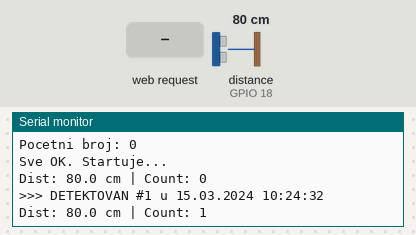
Recording of a sketch running on a simulated ESP32. Shown: the last lines printed to the serial monitor. Wiring (inferred from the names in the program): ultrasonic range finder: trigger GPIO 5; echo GPIO 18. The test bench sets the inputs (shaded band); at power-on: distance to the obstacle (sensor on GPIO 18) 80 cm. The echo pulse lasts 58.3 µs per cm; WiFi joins after 1.5 s; servers stay silent unless stated; uploads are accepted with an empty reply; the local clock reads 2024-03-15 10:24:30 at power-on unless the sketch sets it.

Above: at 4.1 s.
4.2 s: distance to the obstacle (sensor on GPIO 18) set to 299 cm
At 4.64 s:
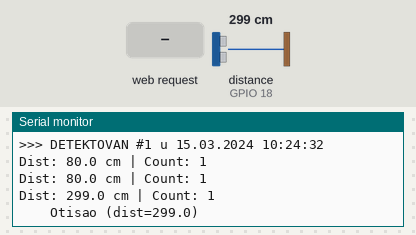
5.9 s: HTTP request GET /reset-count received
At 7.08 s:
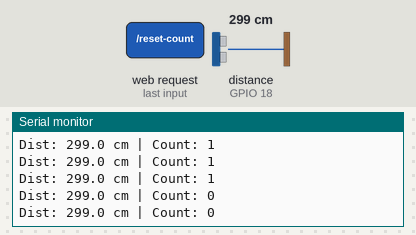
7.4 s: distance to the obstacle (sensor on GPIO 18) set to 2 cm
At 8.0 s:
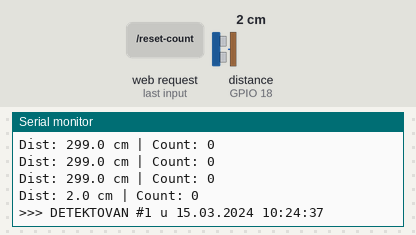
Timing chart, 0 to 10.4 s (numbered marks = the images above; inputs shaded):
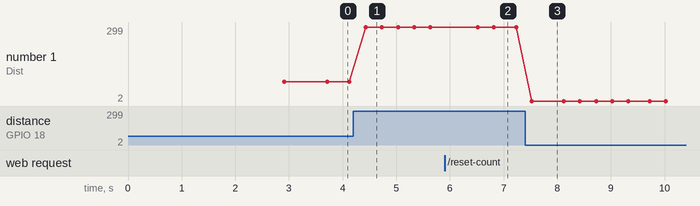

Measured:
- after the input at 4.2 s, the serial monitor: prints a new line after 0.23 s (image 1)
- after the input at 5.9 s, the serial monitor: prints a new line after 0.62 s (image 2)
- after the input at 7.4 s, the serial monitor: prints a new line after 0.12 s (image 3)
- plotted number 1: 80 → 299 after the input at 4.2 s, 299 → 2 after the input at 7.4 s

The sketch:

iot_counter.ino
```cpp
#include <WiFi.h>
#include <HTTPClient.h>
#include <ArduinoJson.h>
#include <WebServer.h>
#include <time.h>

// ================================================================
//  KONFIGURACIJA
// ================================================================
#define WIFI_SSID   ""
#define WIFI_PASS   ""

#define FB  ""

#define TRIG_PIN    5
#define ECHO_PIN    18
#define THRESHOLD   200.0f    // cm - prag detekcije
#define HYSTERESIS  250.0f    // cm - koliko daleko mora da ode pre ponovne detekcije
#define COOLDOWN    140000UL  // ms - min. vreme izmedju detekcija

// ================================================================
//  GLOBALNE PROMENLJIVE
// ================================================================
int           g_count         = 0;
float         g_dist          = -1;
bool          g_inside        = false;
unsigned long g_lastDetect    = 0;
unsigned long g_lastSensor    = 0;
unsigned long g_lastDistWrite = 0;
unsigned long g_lastFlagCheck = 0;
String        g_lastDetTime   = "";
String        g_lastReset     = "";
bool          g_timeSynced    = false;

WebServer server(80);

// ================================================================
//  VREME
// ================================================================
String now() {
    if (!g_timeSynced) return "";
    struct tm t;
    if (!getLocalTime(&t)) return "";
    char b[32];
    strftime(b, sizeof(b), "%d.%m.%Y %H:%M:%S", &t);
    return String(b);
}

// ================================================================
//  ULTRAZVUK
// ================================================================
float readDist() {
    digitalWrite(TRIG_PIN, LOW);  delayMicroseconds(2);
    digitalWrite(TRIG_PIN, HIGH); delayMicroseconds(10);
    digitalWrite(TRIG_PIN, LOW);
    long d = pulseIn(ECHO_PIN, HIGH, 30000);
    return d == 0 ? -1 : (d * 0.0343f) / 2.0f;
}

// ================================================================
//  FIREBASE
// ================================================================
void fbPut(String path, String val) {
    HTTPClient h;
    h.begin(String(FB) + path);
    h.addHeader("Content-Type", "application/json");
    h.PUT(val);
    h.end();
}

void fbPost(String path, String val) {
    HTTPClient h;
    h.begin(String(FB) + path);
    h.addHeader("Content-Type", "application/json");
    h.POST(val);
    h.end();
}

void fbDelete(String path) {
    HTTPClient h;
    h.begin(String(FB) + path);
    h.sendRequest("DELETE");
    h.end();
}

String fbGet(String path) {
    HTTPClient h;
    h.begin(String(FB) + path);
    String r = "";
    if (h.GET() == 200) r = h.getString();
    h.end();
    return r;
}

// ================================================================
//  RESET FLAG
// ================================================================
bool checkResetFlag() {
    String rf = fbGet("/reset_flag.json");
    if (rf == "true") {
        g_count = 0;
        g_lastReset = now();
        g_lastDetect = 0;
        fbPut("/object_count.json", "0");
        fbPut("/last_reset.json", "\"" + g_lastReset + "\"");
        fbDelete("/reset_flag.json");
        Serial.println(">>> RESET: brojac = 0");
        return true;
    }
    return false;
}

// ================================================================
//  SYNC
// ================================================================
void fbSync() {
    fbPut("/distance.json",     String(g_dist, 1));
    fbPut("/object_count.json", String(g_count));
    fbPut("/sensor_near.json",  g_inside ? "true" : "false");
    if (g_lastDetTime != "")
        fbPut("/last_detection.json", "\"" + g_lastDetTime + "\"");
}

// ================================================================
//  WEB SERVER
// ================================================================
void handleRoot() {
    String h = "<!DOCTYPE html><html><head><meta charset='UTF-8'>"
               "<meta http-equiv='refresh' content='2'>"
               "<title>ESP32</title></head><body>"
               "<h2>ESP32 Senzor</h2>"
               "<p>Rastojanje: <b>" + String(g_dist, 1) + " cm</b></p>"
               "<p>Broj: <b>" + String(g_count) + "</b></p>"
               "<p>Status: <b>" + String(g_inside ? "DETEKTOVAN" : "Slobodno") + "</b></p>"
               "<p>Vreme: " + now() + "</p>"
               "</body></html>";
    server.send(200, "text/html; charset=utf-8", h);
}

void handleResetCount() {
    g_count = 0;
    g_lastReset = now();
    g_lastDetect = 0;
    fbPut("/object_count.json", "0");
    fbPut("/last_reset.json", "\"" + g_lastReset + "\"");
    fbDelete("/reset_flag.json");
    server.sendHeader("Location", "/");
    server.send(302, "text/plain", "");
}

void handleResetLog() {
    fbDelete("/detection_log.json");
    server.sendHeader("Location", "/");
    server.send(302, "text/plain", "");
}

// ================================================================
//  SETUP
// ================================================================
void setup() {
    Serial.begin(115200);
    pinMode(TRIG_PIN, OUTPUT);
    pinMode(ECHO_PIN, INPUT);
    digitalWrite(TRIG_PIN, LOW);

    IPAddress ip(192,168,100,160), gw(192,168,100,1), nm(255,255,255,0), dns(8,8,8,8);
    WiFi.mode(WIFI_STA);
    WiFi.config(ip, gw, nm, dns);
    WiFi.begin(WIFI_SSID, WIFI_PASS);
    Serial.print("WiFi");
    while (WiFi.status() != WL_CONNECTED) { delay(500); Serial.print("."); }
    Serial.println(" OK: " + WiFi.localIP().toString());

    configTime(3600, 3600, "pool.ntp.org");  // UTC+1 + DST (Srbija)
    struct tm t;
    for (int i = 0; i < 20; i++) {
        if (getLocalTime(&t)) { g_timeSynced = true; break; }
        delay(500);
    }
    Serial.println(g_timeSynced ? "NTP OK: " + now() : "NTP FAIL");

    bool wasReset = checkResetFlag();
    if (!wasReset) {
        String r = fbGet("/object_count.json");
        if (r != "" && r != "null") g_count = r.toInt();
    }

    String lr = fbGet("/last_reset.json");
    lr.replace("\"", "");
    if (lr != "null" && lr != "") g_lastReset = lr;

    String ld = fbGet("/last_detection.json");
    ld.replace("\"", "");
    if (ld != "null" && ld != "") g_lastDetTime = ld;

    Serial.println("Pocetni broj: " + String(g_count));

    server.on("/", handleRoot);
    server.on("/reset-count", handleResetCount);
    server.on("/reset-log",   handleResetLog);
    server.begin();

    fbSync();
    Serial.println("Sve OK. Startuje...");
}

// ================================================================
//  LOOP
// ================================================================
void loop() {
    server.handleClient();

    unsigned long ms = millis();

    // Proveri reset_flag svakih 3s
    if (ms - g_lastFlagCheck >= 3000) {
        g_lastFlagCheck = ms;
        checkResetFlag();
    }

    // Meri senzor svakih 300ms
    if (ms - g_lastSensor < 300) return;
    g_lastSensor = ms;

    float d = readDist();
    g_dist = d;
    Serial.println("Dist: " + String(d, 1) + " cm | Count: " + String(g_count));

    // Ako senzor vrati -1 (nema odjeka) — ignorisi merenje potpuno
    // Ne menjaj g_inside, ne broji, ne resetuj
    if (d < 0) return;

    // Detekcija — ulazak u zonu
    if (d < THRESHOLD && !g_inside) {
        g_inside = true;
        if (ms - g_lastDetect > COOLDOWN || g_lastDetect == 0) {
            g_count++;
            g_lastDetect  = ms;
            g_lastDetTime = now();
            Serial.println(">>> DETEKTOVAN #" + String(g_count) + " u " + g_lastDetTime);
            fbPut("/object_count.json", String(g_count));
            fbPost("/detection_log.json",
                "{\"count\":" + String(g_count) + ",\"time\":\"" + g_lastDetTime + "\"}");
            fbPut("/last_detection.json", "\"" + g_lastDetTime + "\"");
        }
    }

    // Resetuj tek kad se objekat dovoljno udalji (samo na validnom merenju)
    if (g_inside && d >= HYSTERESIS) {
        g_inside = false;
        Serial.println("    Otisao (dist=" + String(d, 1) + ")");
    }

    // Pisi rastojanje + sensor_near na Firebase svakih 3s
    if (ms - g_lastDistWrite >= 3000) {
        g_lastDistWrite = ms;
        fbPut("/distance.json",    String(g_dist, 1));
        fbPut("/sensor_near.json", g_inside ? "true" : "false");
    }
}
```
